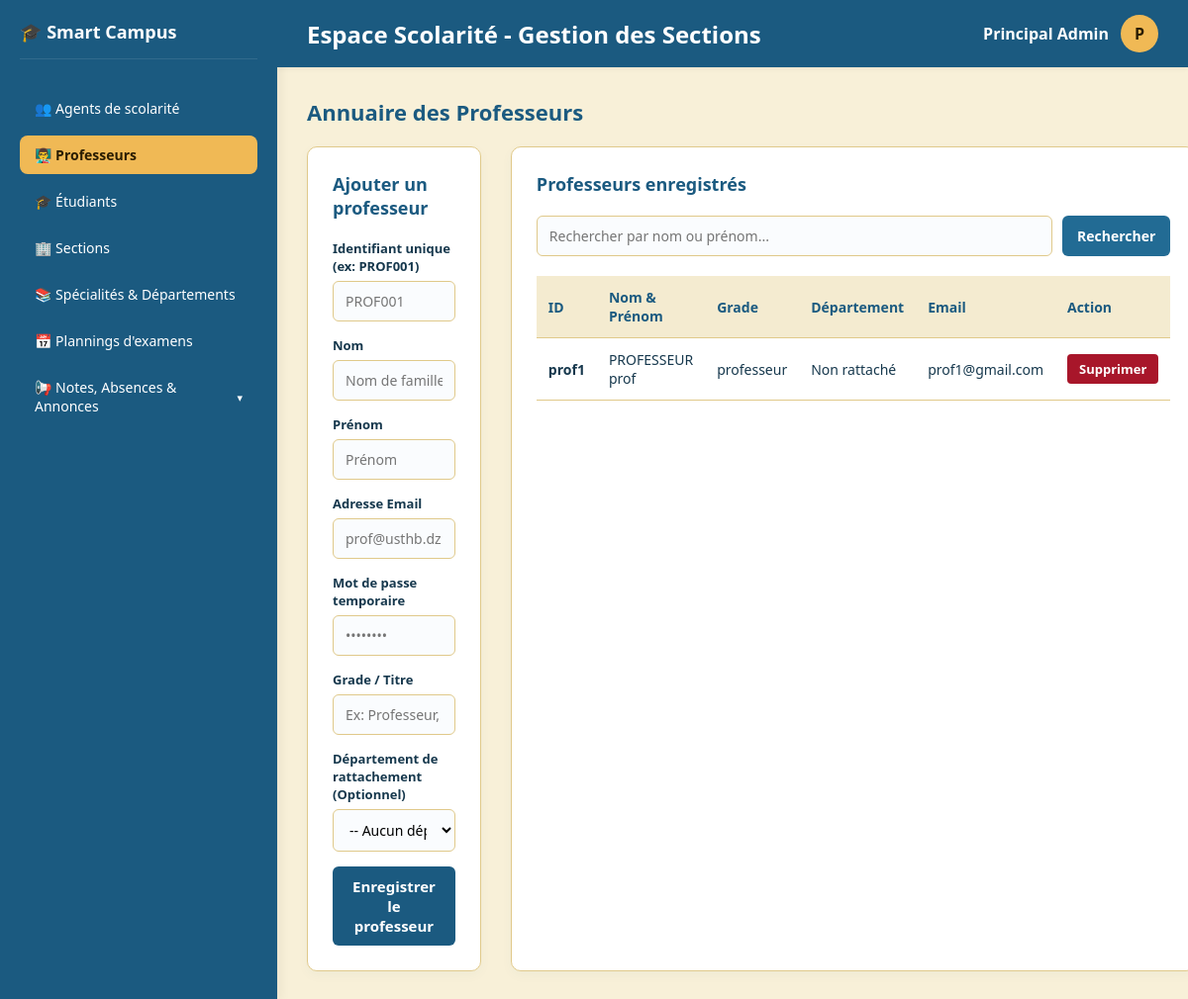
The app's page /gestion_profs.php (signed in) with its own data.
### tables this page shows
CREATE TABLE `prof` (
  `id_prof` int(11) NOT NULL,
  `id_user` varchar(100) NOT NULL,
  `id_Dep` int(11) DEFAULT NULL,
  `grade` varchar(50) DEFAULT NULL
);

CREATE TABLE `user` (
  `id_user` varchar(100) NOT NULL,
  `nom` varchar(50) NOT NULL,
  `prenom` varchar(50) NOT NULL,
  `email` varchar(100) NOT NULL,
  `mdP` varchar(255) NOT NULL,
  `role` enum('etudiant','prof','scolarite') NOT NULL
);

### gestion_profs.php (the view, shortened to what this page needs)
<?php
$host = 'localhost';
$db   = 'smart_campus';
$user = 'root';
$pass = '';
try {
    $pdo = new PDO("mysql:host=$host;dbname=$db;charset=utf8mb4", $user, $pass);
    $pdo->setAttribute(PDO::ATTR_ERRMODE, PDO::ERRMODE_EXCEPTION);
    $search = trim($_GET['search'] ?? '');
    if (!empty($search)) {
        $stmt_profs = $pdo->prepare("SELECT u.id_user, u.nom, u.prenom, u.email, p.grade, d.Nom_Dep
                                   FROM prof p
                                   JOIN user u ON p.id_user COLLATE utf8mb4_unicode_ci = u.id_user COLLATE utf8mb4_unicode_ci
                                   LEFT JOIN departement d ON p.id_Dep = d.id_dept
                                   WHERE u.nom LIKE ? OR u.prenom LIKE ?");
        $stmt_profs->execute(["%$search%", "%$search%"]);
    } else {
        $stmt_profs = $pdo->query("SELECT u.id_user, u.nom, u.prenom, u.email, p.grade, d.Nom_Dep
                                   FROM prof p
                                   JOIN user u ON p.id_user COLLATE utf8mb4_unicode_ci = u.id_user COLLATE utf8mb4_unicode_ci
                                   LEFT JOIN departement d ON p.id_Dep = d.id_Dep");
    }
    $professeurs = $stmt_profs->fetchAll(PDO::FETCH_ASSOC);
} catch (PDOException $e) {
    if (isset($pdo) && $pdo->inTransaction()) {
        $pdo->rollBack();
    }
    $error = "Erreur de base de données : " . $e->getMessage();
}
?>
<!DOCTYPE html>
<html lang="fr">
<head>
</head>
<body>
    <div class="sidebar">
        <div class="sidebar-top">
            <div class="logo-area">
                <span>🎓 Smart Campus</span>
            </div>
            <div class="menu">
                <?php if (!empty($_SESSION['is_super_admin'])): ?>
                    <a href="admin_principal_dashboard.php" class="menu-item">👥 Agents de scolarité</a>
                <?php endif; ?>
                <a href="gestion_profs.php" class="menu-item active">👨‍🏫 Professeurs</a>
                <a href="gestion_etudiants.php" class="menu-item">🎓 Étudiants</a>
                <a href="gestion_sections.php" class="menu-item">🏢 Sections</a>
                <a href="gestion_specialites.php" class="menu-item">📚 Spécialités & Départements</a>
                <a href="gestion_examens.php" class="menu-item">📅 Plannings d'examens</a>
                <div class="menu-dropdown">
                    <a href="javascript:void(0);" class="menu-item dropdown-toggle" onclick="toggleSubmenu()">
                        <span>📢 Notes, Absences & Annonces</span>
                        <span id="arrow" style="font-size: 11px;">▾</span>
                    </a>
                </div>
            </div>
        </div>
    </div>
    <div class="main-content">
        <div class="top-navbar">
            <h2>Espace Scolarité - Gestion des Sections</h2>
            <div class="user-menu-container" onclick="toggleUserMenu(event)">
                <div class="user-profile">
                    <span><strong><?php echo htmlspecialchars($_SESSION['prenom'] . ' ' . $_SESSION['nom']); ?></strong></span>
                    <div class="user-avatar"><?php echo strtoupper(substr($_SESSION['prenom'], 0, 1)); ?></div>
                </div>
            </div>
        </div>
        <div class="content-body">
            <h3 class="section-title">Annuaire des Professeurs</h3>
            <div class="admin-grid">
                <div class="card">
                    <h3>Ajouter un professeur</h3>
                    <form action="gestion_profs.php" method="POST">
                        <div class="form-group">
                            <label for="id_prof">Identifiant unique (ex: PROF001)</label>
                            <input type="text" id="id_prof" name="id_prof" required placeholder="PROF001">
                        </div>
                        <div class="form-group">
                            <label for="nom">Nom</label>
                            <input type="text" id="nom" name="nom" required placeholder="Nom de famille">
                        </div>
                        <div class="form-group">
                            <label for="prenom">Prénom</label>
                            <input type="text" id="prenom" name="prenom" required placeholder="Prénom">
                        </div>
                        <div class="form-group">
                            <label for="email">Adresse Email</label>
                            <input type="email" id="email" name="email"  placeholder="prof@usthb.dz">
                        </div>
                        <div class="form-group">
                            <label for="password">Mot de passe temporaire</label>
                            <input type="password" id="password" name="password" required placeholder="••••••••">
                        </div>
                        <div class="form-group">
                            <label for="grade">Grade / Titre</label>
                            <input type="text" id="grade" name="grade"  placeholder="Ex: Professeur, MCA, MAB">
                        </div>
                        <div class="form-group">
                            <label for="id_departement">Département de rattachement (Optionnel)</label>
                            <select id="id_departement" name="id_departement">
                                <option value="">-- Aucun département --</option>
                            </select>
                        </div>
                        <button type="submit" name="ajouter_prof" class="btn-submit">Enregistrer le professeur</button>
                    </form>
                </div>
                <div class="card">
                    <h3>Professeurs enregistrés</h3>
                    <form action="gestion_profs.php" method="GET" class="search-form">
                        <input type="text" name="search" placeholder="Rechercher par nom ou prénom..." value="<?php echo htmlspecialchars($search); ?>">
                        <button type="submit" class="btn-search">Rechercher</button>
                    </form>
                    <?php if (empty($professeurs)): ?>
                        <p style="color: var(--text-muted);">Aucun professeur trouvé.</p>
                    <?php else: ?>
                        <div style="overflow-x: auto;">
                            <table>
                                <thead>
                                    <tr>
                                        <th>ID</th>
                                        <th>Nom & Prénom</th>
                                        <th>Grade</th>
                                        <th>Département</th>
                                        <th>Email</th>
                                        <th>Action</th>
                                    </tr>
                                </thead>
                                <tbody>
                                    <?php foreach ($professeurs as $prof): ?>
                                        <tr>
                                            <td><strong><?php echo htmlspecialchars($prof['id_user']); ?></strong></td>
                                            <td><?php echo htmlspecialchars($prof['nom'] . ' ' . $prof['prenom']); ?></td>
                                            <td><?php echo htmlspecialchars($prof['grade']); ?></td>
                                            <td><?php echo htmlspecialchars($prof['Nom_Dep'] ?? 'Non rattaché'); ?></td>
                                            <td><?php echo htmlspecialchars($prof['email']); ?></td>
                                            <td>
                                                <form action="gestion_profs.php" method="POST" onsubmit="return confirm('Voulez-vous vraiment supprimer ce professeur ?');" style="display:inline;">
                                                    <button type="submit" name="supprimer_prof" class="btn-delete">Supprimer</button>
                                                </form>
                                            </td>
                                        </tr>
                                    <?php endforeach; ?>
                                </tbody>
                            </table>
                        </div>
                    <?php endif; ?>
                </div>
            </div>
        </div>
    </div>
</body>
</html>

### gestion_profs.php (style rules this page uses)
:root { --header: #1B5A80; --menu: #226B94; --on-blue: #FFFFFF; --accent: #F0B955; --on-accent: #2A1D00; --bg: #F8F0D8; --card: #FFFFFF; --border: #E0C98A; --text: #16384D; --text-muted: #51606A; --error: #A8162A; --on-error: #FFFFFF; --success: #2e7d32; }
* { box-sizing: border-box; margin: 0; padding: 0; font-family: 'Segoe UI', Tahoma, Geneva, Verdana, sans-serif; }
body { background-color: var(--bg); color: var(--text); display: flex; height: 100vh; overflow: hidden; }
.sidebar { width: 280px; background-color: var(--header); display: flex; flex-direction: column; justify-content: space-between; padding: 20px; box-shadow: 4px 0 10px rgba(0,0,0,0.05); }
.sidebar-top .logo-area { display: flex; align-items: center; gap: 12px; color: var(--on-blue); font-size: 18px; font-weight: bold; margin-bottom: 30px; padding-bottom: 15px; border-bottom: 1px solid rgba(255,255,255,0.1); }
.menu { display: flex; flex-direction: column; gap: 8px; }
.menu-item { background-color: transparent; color: var(--on-blue); padding: 10px 15px; border-radius: 8px; text-decoration: none; font-size: 14px; font-weight: 500; transition: background 0.2s; display: flex; align-items: center; gap: 10px; }
.menu-item:hover, .menu-item.active { background-color: var(--accent); color: var(--on-accent); font-weight: 600; }
.main-content { flex: 1; display: flex; flex-direction: column; overflow-y: auto; }
.top-navbar { background-color: var(--header); color: var(--on-blue); padding: 15px 30px; display: flex; justify-content: space-between; align-items: center; box-shadow: 0 2px 5px rgba(0,0,0,0.05); }
.user-profile { display: flex; align-items: center; gap: 12px; }
.user-avatar { width: 38px; height: 38px; background-color: var(--accent); color: var(--on-accent); border-radius: 50%; display: flex; align-items: center; justify-content: center; font-weight: bold; }
.content-body { padding: 30px; }
.section-title { color: var(--header); font-size: 22px; margin-bottom: 20px; font-weight: 700; }
.admin-grid { display: grid; grid-template-columns: 1fr 1.3fr; gap: 30px; }
.card { background-color: var(--card); border: 1px solid var(--border); border-radius: 10px; padding: 25px; box-shadow: 0 4px 12px rgba(27,90,128,0.04); }
.card h3 { color: var(--header); margin-bottom: 20px; font-size: 18px; }
.form-group { margin-bottom: 15px; }
.form-group label { display: block; font-size: 13px; font-weight: 600; margin-bottom: 6px; color: var(--text); }
.form-group input, .form-group select { width: 100%; padding: 10px 12px; border: 1px solid var(--border); border-radius: 6px; font-size: 14px; background-color: #FAFCFE; }
.search-form { display: flex; gap: 10px; margin-bottom: 20px; }
.search-form input { flex: 1; padding: 10px 12px; border: 1px solid var(--border); border-radius: 6px; font-size: 14px; background-color: #FAFCFE; }
.btn-search { background-color: var(--menu); color: var(--on-blue); border: none; padding: 10px 15px; border-radius: 6px; font-size: 14px; font-weight: 600; cursor: pointer; transition: background 0.2s; }
.btn-submit { background-color: var(--header); color: var(--on-blue); border: none; padding: 10px 20px; border-radius: 6px; font-size: 15px; font-weight: 600; cursor: pointer; transition: background 0.2s; width: 100%; }
.btn-delete { background-color: var(--error); color: var(--on-error); border: none; padding: 6px 12px; border-radius: 4px; font-size: 13px; font-weight: 600; cursor: pointer; transition: opacity 0.2s; }
table { width: 100%; border-collapse: collapse; font-size: 14px; }
th, td { padding: 12px; text-align: left; border-bottom: 1px solid var(--border); }
th { background-color: #f4ebd0; color: var(--header); font-weight: 600; }
td { color: var(--text); }
.user-menu-container { position: relative; display: inline-block; cursor: pointer; }
.menu-dropdown { position: relative; }
.dropdown-toggle { cursor: pointer; display: flex; justify-content: space-between; align-items: center; }

### records on screen
prof: id_user.id_user "prof1", id_user.prenom "PROFESSEUR prof", grade "professeur", Nom_Dep "Non rattaché", id_user.email "prof1@gmail.com"

### other values on screen
$_SESSION['prenom'] . ' ' . $_SESSION['nom'] "Principal Admin"
substr($_SESSION['prenom'], 0, 1) "P"
